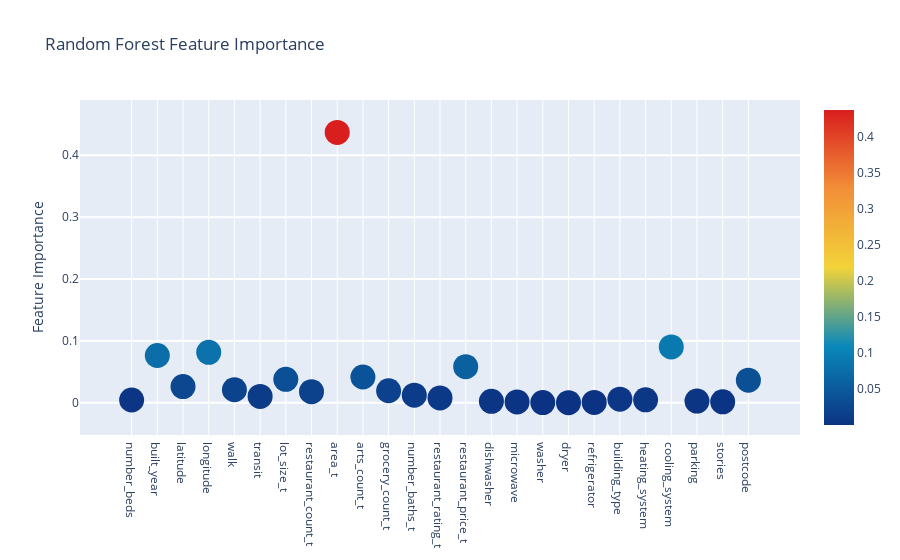
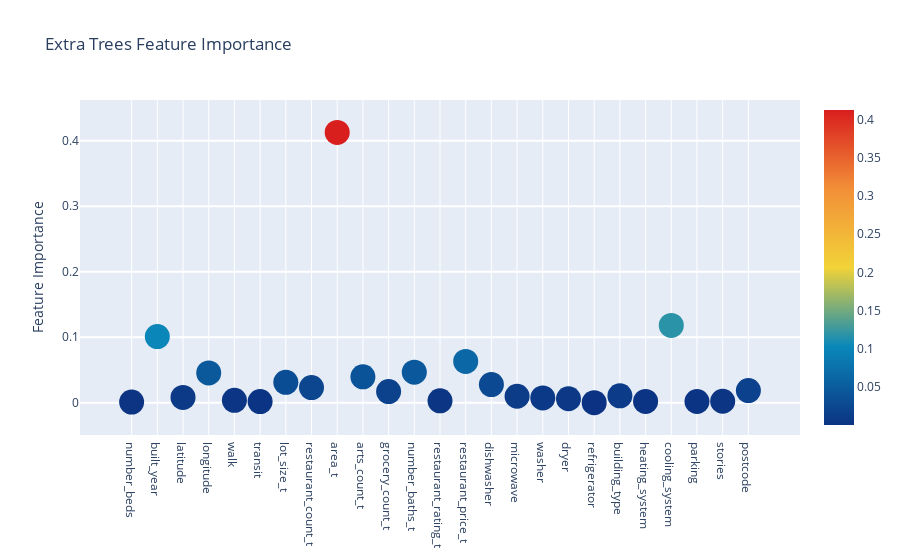
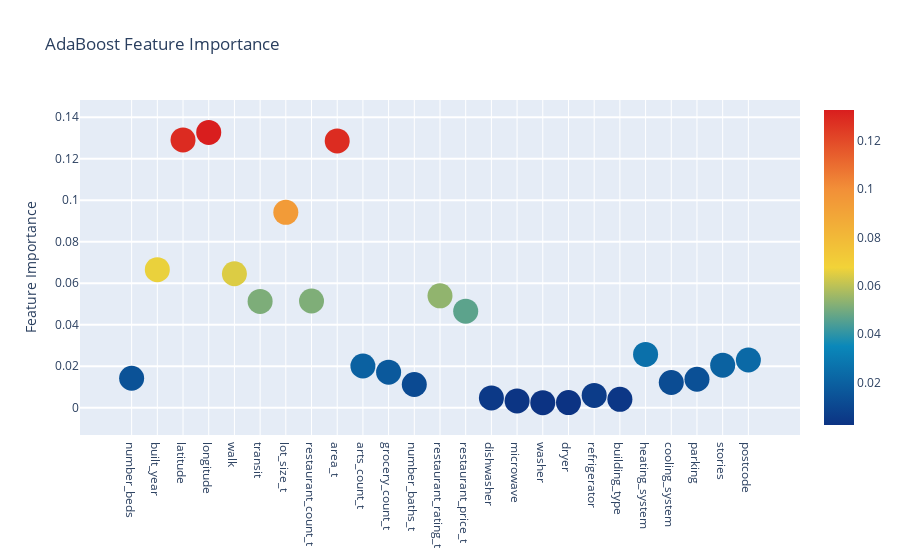
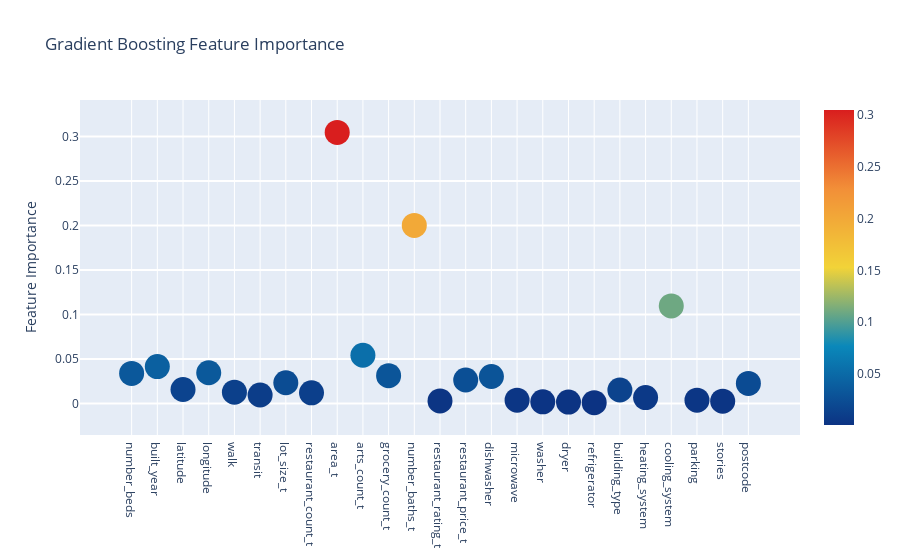

The notebook cell saved with these charts, in order:
### Code cell
#source: source:https://www.kaggle.com/arthurtok/introduction-to-ensembling-stacking-in-python#Ensembling-&-Stacking-models
trace = go.Scatter(
    y = feature_dataframe['Random Forest feature importances'].values,
    x = feature_dataframe['features'].values,
    mode='markers',
    marker=dict(
        sizemode = 'diameter',
        sizeref = 1,
        size = 25,
        color = feature_dataframe['Random Forest feature importances'].values,
        colorscale='Portland',
        showscale=True
    ),
    text = feature_dataframe['features'].values
)
data = [trace]

layout= go.Layout(
    autosize= True,
    title= 'Random Forest Feature Importance',
    hovermode= 'closest',
    yaxis=dict(
        title= 'Feature Importance',
        ticklen= 5,
        gridwidth= 2
    ),
    showlegend= False
)
fig = go.Figure(data=data, layout=layout)
py.iplot(fig,filename='scatter2010')

trace = go.Scatter(
    y = feature_dataframe['Extra Trees  feature importances'].values,
    x = feature_dataframe['features'].values,
    mode='markers',
    marker=dict(
        sizemode = 'diameter',
        sizeref = 1,
        size = 25,
        color = feature_dataframe['Extra Trees  feature importances'].values,
        colorscale='Portland',
        showscale=True
    ),
    text = feature_dataframe['features'].values
)
data = [trace]

layout= go.Layout(
    autosize= True,
    title= 'Extra Trees Feature Importance',
    hovermode= 'closest',
    yaxis=dict(
        title= 'Feature Importance',
        ticklen= 5,
        gridwidth= 2
    ),
    showlegend= False
)
fig = go.Figure(data=data, layout=layout)
py.iplot(fig,filename='scatter2010')

trace = go.Scatter(
    y = feature_dataframe['AdaBoost feature importances'].values,
    x = feature_dataframe['features'].values,
    mode='markers',
    marker=dict(
        sizemode = 'diameter',
        sizeref = 1,
        size = 25,
        color = feature_dataframe['AdaBoost feature importances'].values,
        colorscale='Portland',
        showscale=True
    ),
    text = feature_dataframe['features'].values
)
data = [trace]

layout= go.Layout(
    autosize= True,
    title= 'AdaBoost Feature Importance',
    hovermode= 'closest',
    yaxis=dict(
        title= 'Feature Importance',
        ticklen= 5,
        gridwidth= 2
    ),
    showlegend= False
)
fig = go.Figure(data=data, layout=layout)
py.iplot(fig,filename='scatter2010')

trace = go.Scatter(
    y = feature_dataframe['Gradient Boost feature importances'].values,
    x = feature_dataframe['features'].values,
    mode='markers',
    marker=dict(
        sizemode = 'diameter',
        sizeref = 1,
        size = 25,
        color = feature_dataframe['Gradient Boost feature importances'].values,
        colorscale='Portland',
        showscale=True
    ),
    text = feature_dataframe['features'].values
)
data = [trace]

layout= go.Layout(
    autosize= True,
    title= 'Gradient Boosting Feature Importance',
    hovermode= 'closest',
    yaxis=dict(
        title= 'Feature Importance',
        ticklen= 5,
        gridwidth= 2
    ),
    showlegend= False
)
fig = go.Figure(data=data, layout=layout)
py.iplot(fig,filename='scatter2010')

### Figure 1 — Plotly figure (JSON) as saved in the notebook; plotly's stock layout.template omitted (floating-point values rounded to 4 significant figures)
{"data": [{"marker": {"color": [0.004522, 0.07641, 0.02616, 0.08157, 0.02111, 0.01038, 0.03794, 0.01794, 0.437, 0.04176, 0.01949, 0.01236, 0.007961, 0.05841, 0.002408, 0.001365, 0.0003566, 0.0002983, 0.0005655, 0.005951, 0.004886, 0.09033, 0.002766, 0.00158, 0.03651], "colorscale": [[0, "rgb(12,51,131)"], [0.25, "rgb(10,136,186)"], [0.5, "rgb(242,211,56)"], [0.75, "rgb(242,143,56)"], [1, "rgb(217,30,30)"]], "showscale": true, "size": 25, "sizemode": "diameter", "sizeref": 1}, "mode": "markers", "text": ["number_beds", "built_year", "latitude", "longitude", "walk", "transit", "lot_size_t", "restaurant_count_t", "area_t", "arts_count_t", "grocery_count_t", "number_baths_t", "restaurant_rating_t", "restaurant_price_t", "dishwasher", "microwave", "washer", "dryer", "refrigerator", "building_type", "heating_system", "cooling_system", "parking", "stories", "postcode"], "type": "scatter", "x": ["number_beds", "built_year", "latitude", "longitude", "walk", "transit", "lot_size_t", "restaurant_count_t", "area_t", "arts_count_t", "grocery_count_t", "number_baths_t", "restaurant_rating_t", "restaurant_price_t", "dishwasher", "microwave", "washer", "dryer", "refrigerator", "building_type", "heating_system", "cooling_system", "parking", "stories", "postcode"], "y": [0.004522, 0.07641, 0.02616, 0.08157, 0.02111, 0.01038, 0.03794, 0.01794, 0.437, 0.04176, 0.01949, 0.01236, 0.007961, 0.05841, 0.002408, 0.001365, 0.0003566, 0.0002983, 0.0005655, 0.005951, 0.004886, 0.09033, 0.002766, 0.00158, 0.03651]}], "layout": {"autosize": true, "hovermode": "closest", "showlegend": false, "title": {"text": "Random Forest Feature Importance"}, "yaxis": {"gridwidth": 2, "ticklen": 5, "title": {"text": "Feature Importance"}}}}

### Figure 2 — Plotly figure (JSON) as saved in the notebook; plotly's stock layout.template omitted (floating-point values rounded to 4 significant figures)
{"data": [{"marker": {"color": [0.0009625, 0.101, 0.008078, 0.04545, 0.003601, 0.001631, 0.0311, 0.02302, 0.4128, 0.03944, 0.01693, 0.04658, 0.002804, 0.06302, 0.02764, 0.009836, 0.00723, 0.005959, 8.951e-05, 0.01047, 0.001873, 0.118, 0.001809, 0.002155, 0.0185], "colorscale": [[0, "rgb(12,51,131)"], [0.25, "rgb(10,136,186)"], [0.5, "rgb(242,211,56)"], [0.75, "rgb(242,143,56)"], [1, "rgb(217,30,30)"]], "showscale": true, "size": 25, "sizemode": "diameter", "sizeref": 1}, "mode": "markers", "text": ["number_beds", "built_year", "latitude", "longitude", "walk", "transit", "lot_size_t", "restaurant_count_t", "area_t", "arts_count_t", "grocery_count_t", "number_baths_t", "restaurant_rating_t", "restaurant_price_t", "dishwasher", "microwave", "washer", "dryer", "refrigerator", "building_type", "heating_system", "cooling_system", "parking", "stories", "postcode"], "type": "scatter", "x": ["number_beds", "built_year", "latitude", "longitude", "walk", "transit", "lot_size_t", "restaurant_count_t", "area_t", "arts_count_t", "grocery_count_t", "number_baths_t", "restaurant_rating_t", "restaurant_price_t", "dishwasher", "microwave", "washer", "dryer", "refrigerator", "building_type", "heating_system", "cooling_system", "parking", "stories", "postcode"], "y": [0.0009625, 0.101, 0.008078, 0.04545, 0.003601, 0.001631, 0.0311, 0.02302, 0.4128, 0.03944, 0.01693, 0.04658, 0.002804, 0.06302, 0.02764, 0.009836, 0.00723, 0.005959, 8.951e-05, 0.01047, 0.001873, 0.118, 0.001809, 0.002155, 0.0185]}], "layout": {"autosize": true, "hovermode": "closest", "showlegend": false, "title": {"text": "Extra Trees Feature Importance"}, "yaxis": {"gridwidth": 2, "ticklen": 5, "title": {"text": "Feature Importance"}}}}

### Figure 3 — Plotly figure (JSON) as saved in the notebook; plotly's stock layout.template omitted (floating-point values rounded to 4 significant figures)
{"data": [{"marker": {"color": [0.01424, 0.06655, 0.1291, 0.1327, 0.06458, 0.05124, 0.09418, 0.05147, 0.1286, 0.02012, 0.01718, 0.01122, 0.05396, 0.04656, 0.004743, 0.003298, 0.002482, 0.002509, 0.005955, 0.004063, 0.02573, 0.01218, 0.01375, 0.02052, 0.02302], "colorscale": [[0, "rgb(12,51,131)"], [0.25, "rgb(10,136,186)"], [0.5, "rgb(242,211,56)"], [0.75, "rgb(242,143,56)"], [1, "rgb(217,30,30)"]], "showscale": true, "size": 25, "sizemode": "diameter", "sizeref": 1}, "mode": "markers", "text": ["number_beds", "built_year", "latitude", "longitude", "walk", "transit", "lot_size_t", "restaurant_count_t", "area_t", "arts_count_t", "grocery_count_t", "number_baths_t", "restaurant_rating_t", "restaurant_price_t", "dishwasher", "microwave", "washer", "dryer", "refrigerator", "building_type", "heating_system", "cooling_system", "parking", "stories", "postcode"], "type": "scatter", "x": ["number_beds", "built_year", "latitude", "longitude", "walk", "transit", "lot_size_t", "restaurant_count_t", "area_t", "arts_count_t", "grocery_count_t", "number_baths_t", "restaurant_rating_t", "restaurant_price_t", "dishwasher", "microwave", "washer", "dryer", "refrigerator", "building_type", "heating_system", "cooling_system", "parking", "stories", "postcode"], "y": [0.01424, 0.06655, 0.1291, 0.1327, 0.06458, 0.05124, 0.09418, 0.05147, 0.1286, 0.02012, 0.01718, 0.01122, 0.05396, 0.04656, 0.004743, 0.003298, 0.002482, 0.002509, 0.005955, 0.004063, 0.02573, 0.01218, 0.01375, 0.02052, 0.02302]}], "layout": {"autosize": true, "hovermode": "closest", "showlegend": false, "title": {"text": "AdaBoost Feature Importance"}, "yaxis": {"gridwidth": 2, "ticklen": 5, "title": {"text": "Feature Importance"}}}}

### Figure 4 — Plotly figure (JSON) as saved in the notebook; plotly's stock layout.template omitted (floating-point values rounded to 4 significant figures)
{"data": [{"marker": {"color": [0.03372, 0.04139, 0.01563, 0.03446, 0.01263, 0.009485, 0.02324, 0.01194, 0.3047, 0.0542, 0.03116, 0.2001, 0.002801, 0.02634, 0.03028, 0.003684, 0.001821, 0.001556, 0.0009117, 0.01511, 0.006596, 0.1096, 0.003688, 0.002529, 0.02252], "colorscale": [[0, "rgb(12,51,131)"], [0.25, "rgb(10,136,186)"], [0.5, "rgb(242,211,56)"], [0.75, "rgb(242,143,56)"], [1, "rgb(217,30,30)"]], "showscale": true, "size": 25, "sizemode": "diameter", "sizeref": 1}, "mode": "markers", "text": ["number_beds", "built_year", "latitude", "longitude", "walk", "transit", "lot_size_t", "restaurant_count_t", "area_t", "arts_count_t", "grocery_count_t", "number_baths_t", "restaurant_rating_t", "restaurant_price_t", "dishwasher", "microwave", "washer", "dryer", "refrigerator", "building_type", "heating_system", "cooling_system", "parking", "stories", "postcode"], "type": "scatter", "x": ["number_beds", "built_year", "latitude", "longitude", "walk", "transit", "lot_size_t", "restaurant_count_t", "area_t", "arts_count_t", "grocery_count_t", "number_baths_t", "restaurant_rating_t", "restaurant_price_t", "dishwasher", "microwave", "washer", "dryer", "refrigerator", "building_type", "heating_system", "cooling_system", "parking", "stories", "postcode"], "y": [0.03372, 0.04139, 0.01563, 0.03446, 0.01263, 0.009485, 0.02324, 0.01194, 0.3047, 0.0542, 0.03116, 0.2001, 0.002801, 0.02634, 0.03028, 0.003684, 0.001821, 0.001556, 0.0009117, 0.01511, 0.006596, 0.1096, 0.003688, 0.002529, 0.02252]}], "layout": {"autosize": true, "hovermode": "closest", "showlegend": false, "title": {"text": "Gradient Boosting Feature Importance"}, "yaxis": {"gridwidth": 2, "ticklen": 5, "title": {"text": "Feature Importance"}}}}
